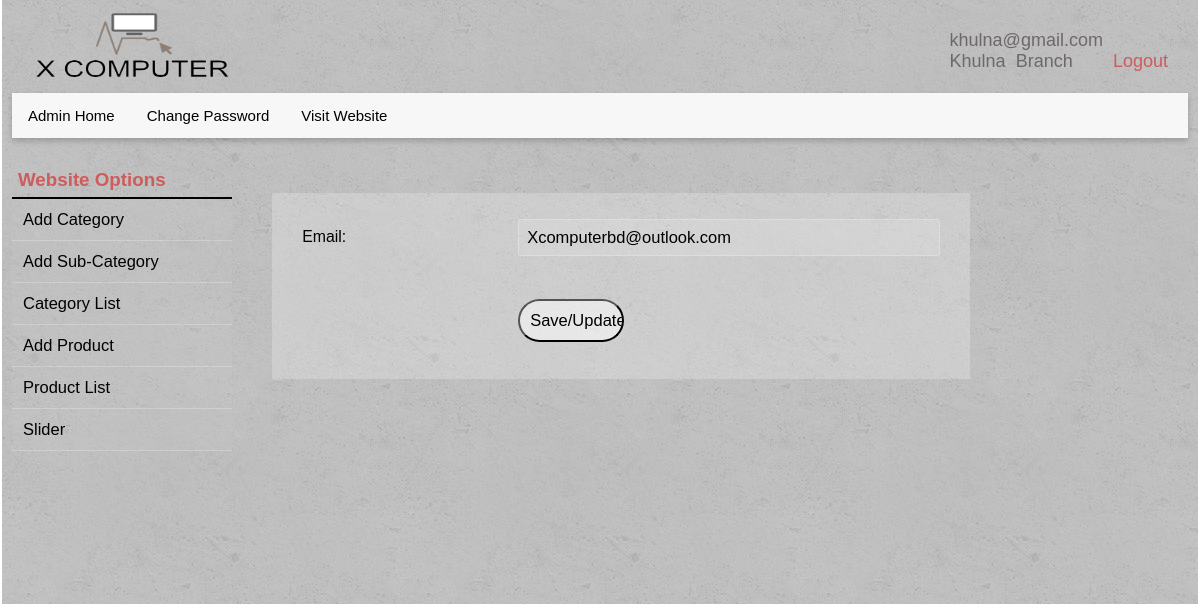
The page /admin/email.php (signed in) on the database its author committed.
### tables this page shows
CREATE TABLE `links` (
  `id` int(11) NOT NULL DEFAULT '1',
  `title` varchar(50) DEFAULT NULL,
  `press` varchar(255) DEFAULT NULL,
  `app` varchar(255) DEFAULT NULL,
  `copyrightInfo` varchar(100) DEFAULT NULL,
  `aboutUs` varchar(1000) DEFAULT NULL,
  `email` varchar(50) DEFAULT NULL,
  `telephone` varchar(50) DEFAULT NULL,
  `logo` varchar(255) DEFAULT NULL,
  `support` varchar(255) DEFAULT NULL
);

### classes/others.php (called while the page is built, shortened)
<?php
    $filepath = realpath(dirname(__FILE__));
    require_once ($filepath.'/../library/database.php');
?>
<?php
    class others{
        private $db;
        public function __construct(){
            $this->db = new database();
        }
        public function readLink()
        {
            $query = "SELECT * FROM links";
            $result = $this->db->readAllData($query);
            return $result;
        }
        public function getOptions(){
            $query = "SELECT * FROM links WHERE id=?";
            $arr = array(1);
            $result = $this->db->select($query,$arr);
            return $result;
        }
    }
?>

### library/database.php (called while the page is built, shortened)
<?php
$filepath = realpath(dirname(__FILE__));
require ($filepath."/../config/config.php");
class database{
	public function readAllData($query){
		global $pdo;
		$query=$pdo->prepare($query);
		$query->execute();
        if($query->rowCount()>0){
            return $query->fetchAll(PDO::FETCH_ASSOC );
        }
        else{
            return false;
        }
	}
	public function select($query, $arr)
	{
		global $pdo;
		$query=$pdo->prepare($query);
		$query->execute($arr);
		if($query->rowCount()>0){
            return $query->fetchAll(PDO::FETCH_ASSOC );
        }
        else{
            return false;
        }
	}
}
?>

### library/session.php (called while the page is built, shortened)
<?php
class session{
 public static function get($key){
  if (isset($_SESSION[$key])) {
   return $_SESSION[$key];
  } else {
   return false;
  }
 }
}
?>

### admin/email.php (the view, shortened to what this page needs)
<?php require '../classes/others.php'; ?>
<?php include 'include/header.php';?>
         <div class="row main-body">
   <?php include 'include/sidebar.php';?>
<?php
    $adLink = new others();
    $readLink = $adLink->readLink();
?>
            <section class="col span-3-of-5 content-body">
                <div class="row">
                <form method="post" action="<?php echo htmlspecialchars($_SERVER["PHP_SELF"]);?>" class="content-form">
                    <div class="row">
                        <div class="col span-1-of-3 label">
                            <label for="email">Email:</label>
                        </div>
                        <div class="col span-2-of-3">
                            <input type="email" name="email" id="email" placeholder="Enter Email" <?php if($readLink[0]['email']){ ?> value="<?php echo $readLink[0]['email'];?>" <?php } ?>>
                        </div>
                    </div>
                    <div class="row">
                        <div class="col span-1-of-3 label">
                            <label>&nbsp;</label>
                        </div>
                        <div class="col span-2-of-3">
                            <input type="submit" value="Save/Update">
                        </div>
                    </div>
                </form>
            </div>
       </section>
    </div>
<?php include 'include/footer.php';?>

### admin/include/header.php (shortened to what this page needs)
<?php
    require '../library/session.php';
?>
<!DOCTYPE html>
<html lang="en">
    <head>
        <link rel="stylesheet" type="text/css" href="../vendors/css/normalize.css">
        <link rel="stylesheet" type="text/css" href="../vendors/css/grid.css">
        <link rel="stylesheet" type="text/css" href="../vendors/css/ionicons.min.css">
        <link rel="stylesheet" type="text/css" href="vendors/css/scrollTable.css">
        <link rel="stylesheet" type="text/css" href="resources/css/style2.css">
    </head>
    <body>
    <?php
        $option = new others();
        $result = $option->getOptions();
    ?>
<header>
    <div class="logo">
       <img src="<?php if($result[0]['logo']){echo $result[0]['logo'];} ?>" alt="logo" class="main-logo">
   </div>
  <div class="admin-welcome">
      <p><?php echo session::get('adminEmail'); ?><?php if(session::get('adminBranch') != "0"){ ?><br><?php echo session::get('adminBranch'); }?></p>
      <a href="?action=logout">Logout</a>
  </div>
    <ul>
      <li><a class="homeButton" href="index.php">Admin Home</a></li>
      <li class="dropdown">
        <a href="changePassword.php" class="dropbtn">Change Password</a>
      </li>
      <li class="dropdown">
        <a href="../index.php" class="dropbtn" target="_blank">Visit Website</a>
      </li>
    </ul>
</header>

### admin/resources/css/style2.css (style rules this page uses)
* { margin: 0; padding: 0; box-sizing: border-box; }
html { background-color: white; color: #6f6868; font-family: Arial, "Source Sans Pro", sans-serif; font-weight: 100; font-size: 15px; text-rendering: optimizeLegibility; }
body { margin: auto 2px; padding-left: 10px; padding-right: 10px; background-color: #e2e2e2; background-image: linear-gradient(rgba(0, 0, 0, 0.2), rgba(0, 0, 0, 0.2)), url(img/2.png); background-attachment: fixed; }
header { background-color: white; background-image: linear-gradient(rgba(0, 0, 0, 0.2), rgba(0, 0, 0, 0.2)), url(img/2.png); background-attachment: fixed; }
.main-logo { height: 70px; width: 200px; margin-left: 10px; margin-right: 10px; }
input { margin-top: 30px; padding-left: 0; }
.logo, .branch-link, .support { display: inline-block; float: left; margin: 10px 10px; font-size: 85%; }
.admin-welcome { float: right; margin-top: 30px; margin-right: 20px; font-size: 120%; word-spacing: 5px; }
.admin-welcome p { display: inline-block; }
.admin-welcome a { text-decoration: none; color: indianred; }
ul { list-style-type: none; margin: 0; margin-bottom: 5px; padding: 0; overflow: hidden; background-color: #F7F7F7; box-shadow: 0 3px 6px 0 rgba(0,0,0,0.2); overflow: auto; }
li { float: left; }
li a:link, li a:visited, .dropbtn:link, .dropbtn:visited { font-weight: 300; display: inline-block; background-color: #F7F7F7; color: black; text-align: center; padding: 14px 16px; border-bottom: none; text-decoration: none; transition: background-color .1s, color .1s; }
.homeButton { color: #43AAD8; font-weight: 500; }
.content-form { width: 100%; margin: 0 auto; font-size: 110%; }
.content-body { background-color: rgba(255, 255, 255, 0.21); padding: 30px; margin: 50px auto; margin-left: 20px; }
.label { margin-top: 15px; color: black; font-size: 96%; }
.content-body input[type=text], .content-body input[type=url], .content-body input[type=email], .content-body input[type=password], select, textarea { margin: 0 0; width: 100%; padding: 8px; border-radius: 3px; border: 1px solid rgba(255, 255, 255, 0.23); background-color: rgba(235, 235, 235, 0.24); }
input[type=submit] { padding: 10px; width: 25%; color: black; background-color: rgba(255, 255, 255, 0.52); font-weight: 300; border-radius: 100px; }
.content-body { padding-top: 20px; }

### rows shown on the page
links: logo (picture), email "Xcomputerbd@outlook.com"

### other values the page prints
session::get('adminEmail') "khulna@gmail.com"
session::get('adminBranch') "Khulna Branch"
